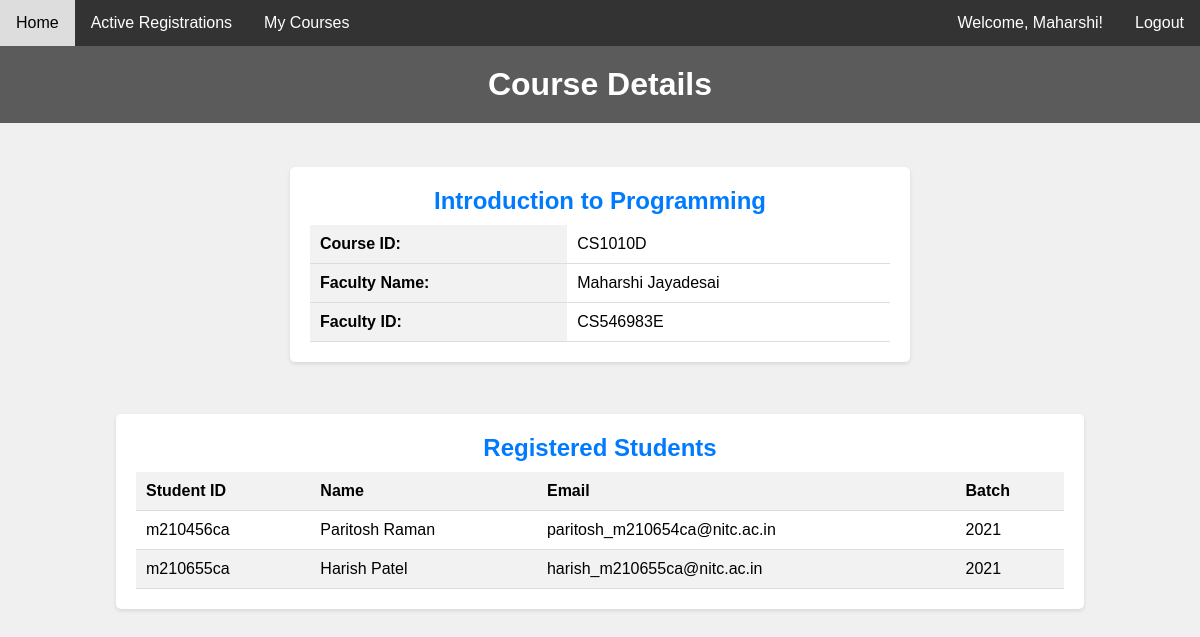
/course/CS1010D (signed in), run on the app's committed database.
### tables this page shows
CREATE TABLE Course (
                        cid VARCHAR(7) PRIMARY KEY NOT NULL,
                        cname VARCHAR NOT NULL,
                        faculty VARCHAR(9),

                        FOREIGN KEY(faculty) REFERENCES Faculty(id)
                    );

CREATE TABLE Student (
                        id VARCHAR(9) PRIMARY KEY NOT NULL,
                        password_hashed VARCHAR(20) NOT NULL,
                        fname VARCHAR NOT NULL,
                        lname VARCHAR,
                        email VARCHAR,
                        contact VARCHAR(10),
                        batch INTEGER NOT NULL,
                        department_id VARCHAR(4),

                        FOREIGN KEY(department_id) REFERENCES Department(did)
                    );

### main.py (the view)
@app.route('/course/<course_id>')
def course_details(course_id):
    if 'id' in session:
        if session['user_type'] == 'faculty' or session['user_type'] == 'admin':
            pass
        else:
            return redirect(url_for('index'))
    else:
        return redirect(url_for('index'))
    faculty = Faculty()
    data = faculty.course_details(course_id)
    return render_template('course_detail.html', data = data)

### templates/course_detail.html (shortened to what this page needs)
<!DOCTYPE html>
<html lang="en">
<head>
</head>
<body>
    {% include 'navbar.html' %}
    <header>
        <h1>Course Details</h1>
    </header>
    <section class="course-section">
        <div class="course-details">
            <h2>{{ data['course_name'] }}</h2>
            <table class="course-table">
                <tr>
                    <th>Course ID:</th>
                    <td>{{ data['course_id'].upper() }}</td>
                </tr>
                <tr>
                    <th>Faculty Name:</th>
                    <td>{{ data['faculty_name'] }}</td>
                </tr>
                <tr>
                    <th>Faculty ID:</th>
                    <td>{{ data['faculty_id'].upper() }}</td>
                </tr>
            </table>
        </div>
        <div class="students">
            <h2>Registered Students</h2>
            <table class="student-table">
                <thead>
                    <tr>
                        <th>Student ID</th>
                        <th>Name</th>
                        <th>Email</th>
                        <th>Batch</th>
                    </tr>
                </thead>
                <tbody>
                    {% for row in data['student_list'] %}
                        <tr>
                            <td>{{ row[0] }}</td>
                            <td>{{ row[1] }}</td>
                            <td>{{ row[2] }}</td>
                            <td>{{ row[3] }}</td>
                        </tr>
                    {% endfor %}
                </tbody>
            </table>
        </div>
    </section>
</body>
</html>

### templates/course_detail.html (style rules this page uses)
html, body, h1, h2, p, table { margin: 0; padding: 0; }
body { font-family: Arial, sans-serif; background-color: #f0f0f0; text-align: center; }
header { background-color: #5c5b5b; color: #fff; padding: 20px; }
.course-section { display: flex; flex-direction: column; align-items: center; margin: 20px; }
.course-details, .students { margin-top: 1.5em; background-color: #fff; box-shadow: 0 2px 4px rgba(0, 0, 0, 0.1); padding: 20px; border-radius: 5px; width: 80%; margin-bottom: 20px; }
.students { margin-top: 2em; }
.course-details { width: 50%; }
.course-details h2, .students h2 { margin-bottom: 10px; color: #007bff; }
.course-table, .student-table { width: 100%; border-collapse: collapse; margin-top: 10px; }
.course-table th, .course-table td, .student-table th, .student-table td { padding: 10px; text-align: left; border-bottom: 1px solid #ddd; }
.course-table th, .student-table th { background-color: #f2f2f2; font-weight: bold; }
.student-table tbody tr:nth-child(even) { background-color: #f2f2f2; }

### templates/navbar.html (style rules this page uses)
body { font-family: Arial, sans-serif; margin: 0; padding: 0; }

### data on the page
Course: course_name "Introduction to Programming", course_id "CS1010D", faculty_id "CS546983E"
Student: id "m210456ca", row "Paritosh Raman", email "paritosh_m210654ca@nitc.ac.in", batch "2021"
Student: id "m210655ca", row "Harish Patel", email "harish_m210655ca@nitc.ac.in", batch "2021"

### other printed values
{{ session['username'] }} "Maharshi"
{{ data['faculty_name'] }} "Maharshi Jayadesai"
